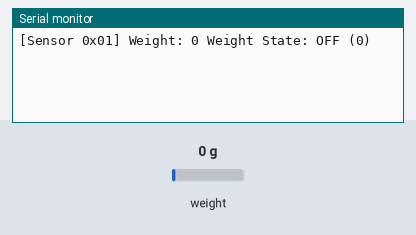
A sketch run on a simulated Arduino Mega 2560, built with avr-gcc and run on an emulated ATmega2560. Parts: the last lines printed to the serial monitor. Inputs (shaded band) come from the test bench; at power-on: weight on the scale 0 g.

Above: at 2.2 s.
2.3 s: weight on the scale set to 13 g
At 4.6 s:
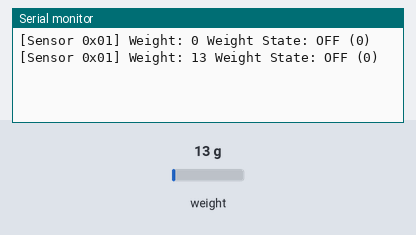
4.8 s: weight on the scale set to 18 g
At 6.3 s:
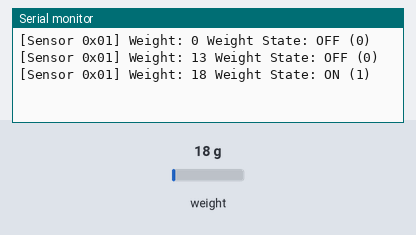

The sketch:

HX711_basic_example.ino
```cpp
#include "HX711.h"

// HX711 circuit wiring
const int LOADCELL_DOUT_PIN = 43;
const int LOADCELL_SCK_PIN = 6;
int weightState = 0;
long weight = 0;
long weight_thres = 15.0;
HX711 scale;

void setup() {
  Serial.begin(38400);

  scale.begin(LOADCELL_DOUT_PIN, LOADCELL_SCK_PIN);
  scale.set_scale(940.f); // Set the default
  scale.tare();
  // if (scale.is_ready()) {
  //   scale.set_scale(940.f); // Set the default
  //   scale.tare();

  // } else {
  //   Serial.println("HX711 not found.");
  // }
}

void loop() {

  if (scale.is_ready()) {
    weight = scale.get_units(10);
    if (weight > weight_thres) { // If weight is above our threshold
      weightState = 1;
    } else {
      weightState = 0;
    }
  } else {
    Serial.println("HX711 not found.");
  }

  Serial.print("[Sensor 0x01] Weight: ");
  Serial.print(weight);
  Serial.print(" Weight State: ");
  Serial.println(weightState == HIGH ? "ON (1)" : "OFF (0)");

  delay(1000);

}
```

Measured:
- the behaviour switches between 15 and 16 g on weight on the scale (found by bisection; images 1 and 2)
- after the input at 2.3 s, the serial monitor: prints a new line after 1.7 s (image 1)
- after the input at 4.8 s, the serial monitor: prints a new line after 1.2 s (image 2)
